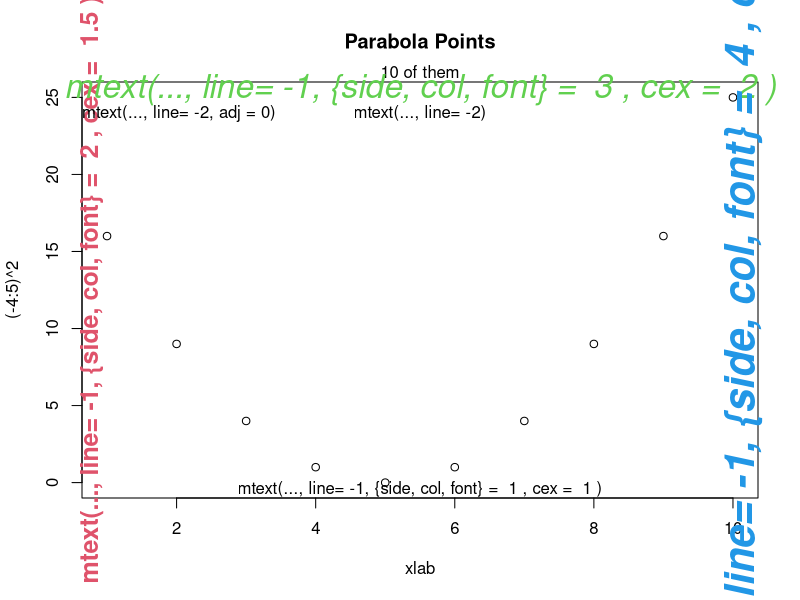
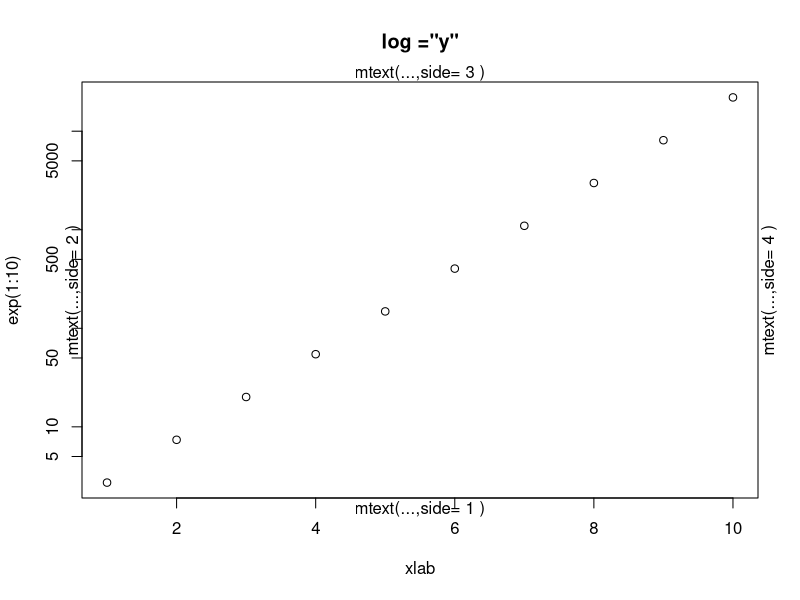
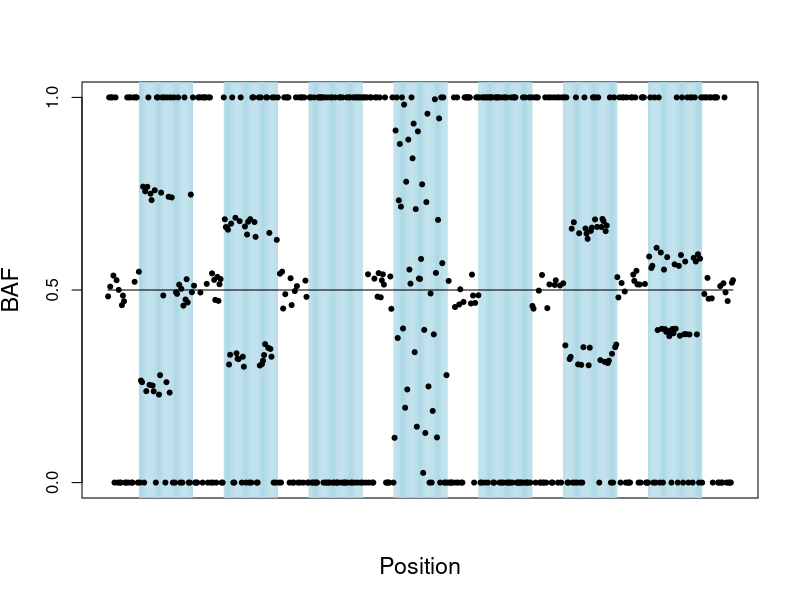
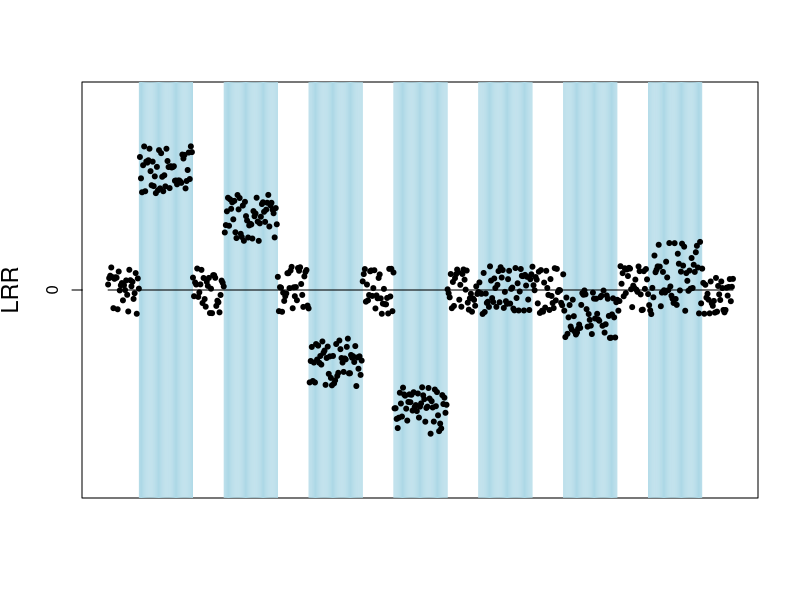

R code for these plots, in order:
plot(1:10, (-4:5)^2, main = "Parabola Points", xlab = "xlab")
mtext("10 of them")
for(s in 1:4)
  mtext(paste("mtext(..., line= -1, {side, col, font} = ", s,
              ", cex = ", (1+s)/2, ")"), line = -1,
        side = s, col = s, font = s, cex = (1+s)/2)
mtext("mtext(..., line= -2)", line = -2)
mtext("mtext(..., line= -2, adj = 0)", line = -2, adj = 0)
##--- log axis :
plot(1:10, exp(1:10), log = "y", main = "log =\"y\"", xlab = "xlab")
for(s in 1:4) mtext(paste("mtext(...,side=", s ,")"), side = s)


x = c(sample(c(runif(10,0.45,0.55),rep(0,10),rep(1,10))),
      sample(c(runif(10,0.45,0.55),runif(10,0.22,0.28), runif(10,0.72,0.78),rep(0,10),rep(1,10))),
      sample(c(runif(10,0.45,0.55),rep(0,10),rep(1,10))),
      sample(c(runif(15,0.3,0.36),runif(15,0.63,0.69),rep(0,10),rep(1,10))),
      sample(c(runif(10,0.45,0.55),rep(0,10),rep(1,10))),
      sample(c(rep(0,25),rep(1,25))),
      sample(c(runif(10,0.45,0.55),rep(0,10),rep(1,10))),
      sample(c(runif(40,0,1),rep(0,5),rep(1,5))),
      sample(c(runif(10,0.45,0.55),rep(0,10),rep(1,10))),
      sample(c(rep(0,25),rep(1,25))),
      sample(c(runif(10,0.45,0.55),rep(0,10),rep(1,10))),
      sample(c(runif(15,0.3,0.36),runif(15,0.63,0.69),rep(0,10),rep(1,10))),
      sample(c(runif(10,0.45,0.55),rep(0,10),rep(1,10))),
      sample(c(runif(15,0.38,0.4),runif(15,0.55,0.61),rep(0,10),rep(1,10))),
      sample(c(runif(10,0.45,0.55),rep(0,10),rep(1,10))))


plot(NULL, yaxt="n", xaxt="n", xlim=c(0,length(x)), ylim=c(0,1), 
     xlab="Position", ylab="BAF", cex.lab=1.4)
axis(2,c(0,0.5,1))
abline(v=seq(30.5,80.5),col="lightblue")
abline(v=seq(110.5,160.5),col="lightblue")
abline(v=seq(190.5,240.5),col="lightblue")
abline(v=seq(270.5,320.5),col="lightblue")
abline(v=seq(350.5,400.5),col="lightblue")
abline(v=seq(430.5,480.5),col="lightblue")
abline(v=seq(510.5,560.5),col="lightblue")
lines(x=seq(1,length(x)),y=rep(0.5,length(x)))
points(x,pch=20)



x = c(runif(30,-0.05,0.05),
      runif(50,0.2,0.3),
      runif(30,-0.05,0.05),
      runif(50,0.1,0.2),
      runif(30,-0.05,0.05),
      runif(50,0.1,0.2)*(-1),
      runif(30,-0.05,0.05),
      runif(50,0.2,0.3)*(-1),
      runif(30,-0.05,0.05),
      runif(50,-0.05,0.05),
      runif(30,-0.05,0.05),
      runif(50,0,0.1)*(-1),
      runif(30,-0.05,0.05),
      runif(50,-0.05,0.1),
      runif(30,-0.05,0.05))


plot(NULL, yaxt="n", xaxt="n", xlim=c(0,length(x)), ylim=c(-0.4,0.4), 
     cex.lab=1.4, ylab="LRR", xlab="")
axis(2,c(0))
abline(v=seq(30.5,80.5),col="lightblue")
abline(v=seq(110.5,160.5),col="lightblue")
abline(v=seq(190.5,240.5),col="lightblue")
abline(v=seq(270.5,320.5),col="lightblue")
abline(v=seq(350.5,400.5),col="lightblue")
abline(v=seq(430.5,480.5),col="lightblue")
abline(v=seq(510.5,560.5),col="lightblue")
lines(x=seq(1,length(x)),y=rep(0,length(x)))
points(x,pch=20)

